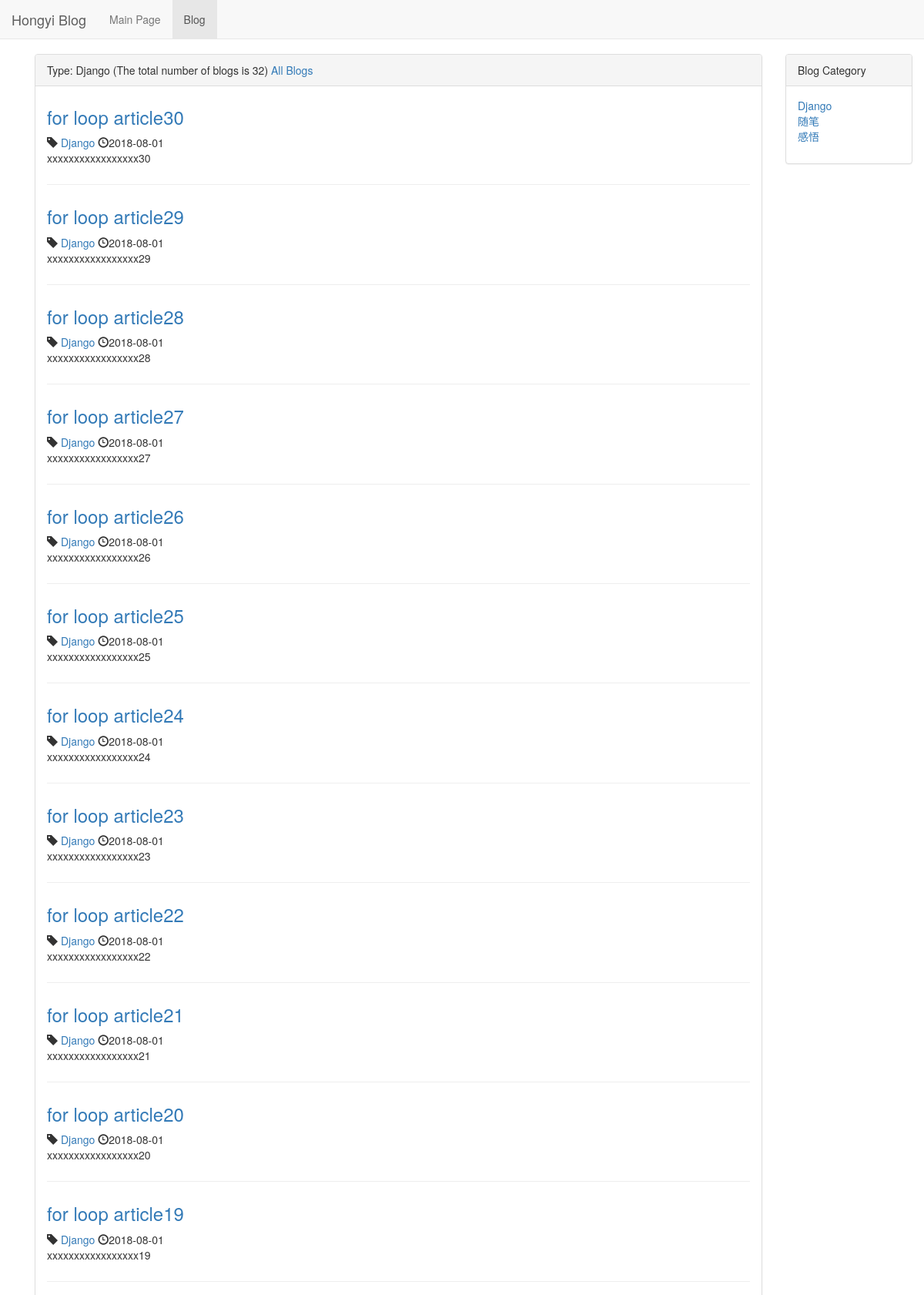
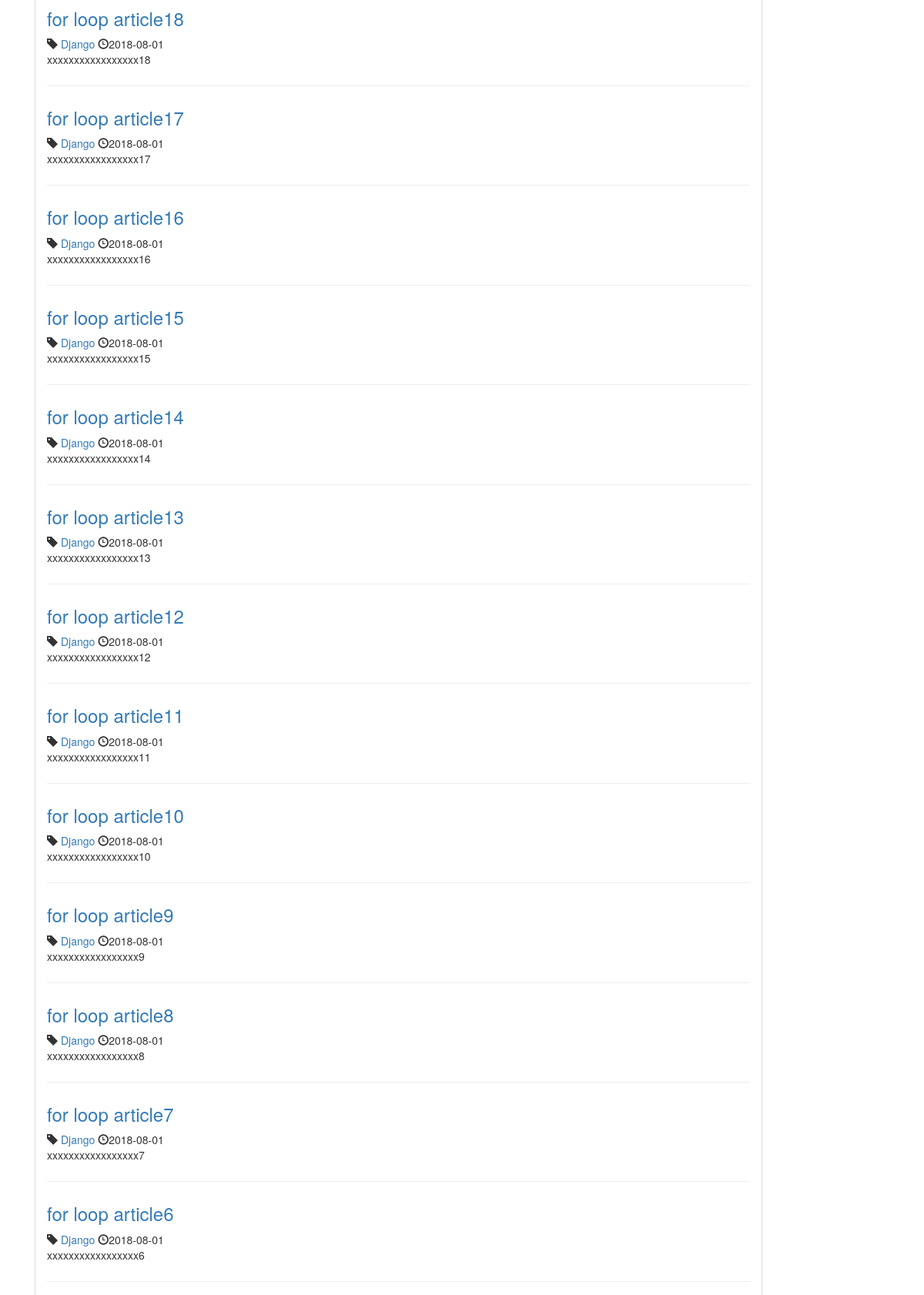
The page /blog/type/1 (upper part) on the database its author committed (2 pictures, top to bottom).
### blog/models.py (models this page shows, shortened)
class BlogType(models.Model):
    type_name = models.CharField(max_length=15)
    def __str__(self):
        return self.type_name

class Blog(models.Model):
    title = models.CharField(max_length=50)
    blog_type = models.ForeignKey(BlogType, on_delete=models.DO_NOTHING)
    content = models.TextField()
    author = models.ForeignKey(User, on_delete=models.DO_NOTHING)
    created_time = models.DateTimeField(auto_now_add=True)
    last_update_time = models.DateTimeField(auto_now=True)
    class Meta:
        ordering = ['-created_time']

### blog/views.py (the view)
# urls.py: path('type/<int:blog_type_pk>', views.blogs_with_type, name="blogs_with_type"),
def blogs_with_type(request, blog_type_pk):
    context = {}
    blog_type = get_object_or_404(BlogType, pk=blog_type_pk)
    context['blog_type'] = blog_type
    context['blogs'] = Blog.objects.filter(blog_type=blog_type)
    context['blog_types'] = BlogType.objects.all()
    return render_to_response('blog/blogs_with_type.html', context=context)

### blog/templates/blog/blogs_with_type.html (shortened to what this page needs)
{% extends 'blog/blog_list.html' %}
{% block blog_list_title %}
    Type: {{ blog_type.type_name }}
    (The total number of blogs is {{ blogs|length }})
    <a href="{% url 'blog_list' %}">All Blogs</a>
{% endblock %}

### blog/templates/blog/blog_list.html (shortened to what this page needs)
{% extends 'base.html' %}
{% block nav_blog_active %}active{% endblock %}
{% load staticfiles %}
{% block header_extends %}
    <link rel="stylesheet" href="{% static 'blog/blog.css' %}">
{% endblock %}
{% block content %}
<div class="container">
    <div class="row">
        <div class="col-xs-12 col-sm-8 col-md-9 col-lg-10">
            <div class="panel panel-default">
                <div class="panel-heading">{% block blog_list_title %}Blog List (The total number of blogs is {{ blogs_count}}){% endblock %}</div>
                <div class="panel-body">
                    {% for blog in blogs %}
                        <div class="blog">
                            <h3><a href="{% url 'blog_detail' blog.pk %}">{{ blog.title }}</a></h3>
                            <p class="blog-info">
                                <span class="glyphicon glyphicon-tag" aria-hidden="true"></span>
                                <a href="{% url 'blogs_with_type' blog.blog_type.pk %}">{{ blog.blog_type }}</a>
                                <span class="glyphicon glyphicon-time" aria-hidden="true"></span>{{ blog.created_time|date:"Y-m-d" }}
                            </p>
                            <p>{{ blog.content|truncatechars:120 }}</p>
                        </div>
                    {% empty %}
                        <div class="blog">
                            <h3>-- No Blogs now, to be continue --</h3>
                        </div>
                    {% endfor %}
                </div>
            </div>
        </div>
        <div class="hidden-xs col-sm-4 col-md-3 col-lg-2">
            <div class="panel panel-default">
              <div class="panel-heading">Blog Category</div>
              <div class="panel-body">
                <ul class= "blog-types">
                    {% for blog_type in blog_types %}
                        <li><a href="{% url 'blogs_with_type' blog_type.pk %}">{{ blog_type.type_name }}</a></li>
                    {% empty %}
                        <li>No category</li>
                    {% endfor %}
                </ul>
              </div>
            </div>
        </div>
    </div>
</div>
{% endblock %}

### static/base.css (style rules this page uses)
* { margin: 0; padding: 0; }
body { margin-top: 70px!important; margin-left: 30px!important; }

### blog/static/blog/blog.css (style rules this page uses)
ul.blog-types { list-style-type: none; }
div.blog:not(:last-child) { margin-bottom: 2em; padding-bottom: 1em; border-bottom: 1px solid #eee; }
div.blog h3 { margin-top: 0.5em; }
div.blog p.blog-info { margin-bottom:0; }

### rows shown on the page
BlogType: type_name "Django"
Blog: title "for loop article30", blog_type "Django", created_time "2018-08-01", content "xxxxxxxxxxxxxxxxx30"
Blog: title "for loop article29", blog_type "Django", created_time "2018-08-01", content "xxxxxxxxxxxxxxxxx29"
Blog: title "for loop article28", blog_type "Django", created_time "2018-08-01", content "xxxxxxxxxxxxxxxxx28"
Blog: title "for loop article27", blog_type "Django", created_time "2018-08-01", content "xxxxxxxxxxxxxxxxx27"
Blog: title "for loop article26", blog_type "Django", created_time "2018-08-01", content "xxxxxxxxxxxxxxxxx26"
Blog: title "for loop article25", blog_type "Django", created_time "2018-08-01", content "xxxxxxxxxxxxxxxxx25"
Blog: title "for loop article24", blog_type "Django", created_time "2018-08-01", content "xxxxxxxxxxxxxxxxx24"
Blog: title "for loop article23", blog_type "Django", created_time "2018-08-01", content "xxxxxxxxxxxxxxxxx23"
Blog: title "for loop article22", blog_type "Django", created_time "2018-08-01", content "xxxxxxxxxxxxxxxxx22"
Blog: title "for loop article21", blog_type "Django", created_time "2018-08-01", content "xxxxxxxxxxxxxxxxx21"
Blog: title "for loop article20", blog_type "Django", created_time "2018-08-01", content "xxxxxxxxxxxxxxxxx20"
Blog: title "for loop article19", blog_type "Django", created_time "2018-08-01", content "xxxxxxxxxxxxxxxxx19"
Blog: title "for loop article18", blog_type "Django", created_time "2018-08-01", content "xxxxxxxxxxxxxxxxx18"
Blog: title "for loop article17", blog_type "Django", created_time "2018-08-01", content "xxxxxxxxxxxxxxxxx17"
Blog: title "for loop article16", blog_type "Django", created_time "2018-08-01", content "xxxxxxxxxxxxxxxxx16"
Blog: title "for loop article15", blog_type "Django", created_time "2018-08-01", content "xxxxxxxxxxxxxxxxx15"
Blog: title "for loop article14", blog_type "Django", created_time "2018-08-01", content "xxxxxxxxxxxxxxxxx14"
Blog: title "for loop article13", blog_type "Django", created_time "2018-08-01", content "xxxxxxxxxxxxxxxxx13"
Blog: title "for loop article12", blog_type "Django", created_time "2018-08-01", content "xxxxxxxxxxxxxxxxx12"
Blog: title "for loop article11", blog_type "Django", created_time "2018-08-01", content "xxxxxxxxxxxxxxxxx11"
Blog: title "for loop article10", blog_type "Django", created_time "2018-08-01", content "xxxxxxxxxxxxxxxxx10"
Blog: title "for loop article9", blog_type "Django", created_time "2018-08-01", content "xxxxxxxxxxxxxxxxx9"
Blog: title "for loop article8", blog_type "Django", created_time "2018-08-01", content "xxxxxxxxxxxxxxxxx8"
Blog: title "for loop article7", blog_type "Django", created_time "2018-08-01", content "xxxxxxxxxxxxxxxxx7"
Blog: title "for loop article6", blog_type "Django", created_time "2018-08-01", content "xxxxxxxxxxxxxxxxx6"
BlogType: type_name "随笔"
BlogType: type_name "感悟"

### other values the page prints
{{ blogs|length }} "32"
